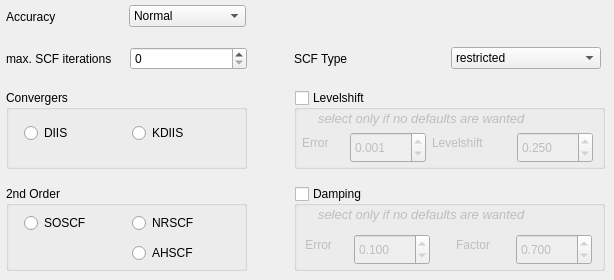
       <widget class="QWidget" name="scfPage">
        <widget class="QGroupBox" name="scfDampingGroup">
         <property name="geometry">
          <rect>
           <x>294</x>
           <y>186</y>
           <width>311</width>
           <height>85</height>
          </rect>
         </property>
         <property name="autoFillBackground">
          <bool>false</bool>
         </property>
         <property name="title">
          <string>Damping</string>
         </property>
         <property name="checkable">
          <bool>true</bool>
         </property>
         <property name="checked">
          <bool>false</bool>
         </property>
         <widget class="QDoubleSpinBox" name="scfDampFactorDSpin">
          <property name="geometry">
           <rect>
            <x>222</x>
            <y>48</y>
            <width>76</width>
            <height>31</height>
           </rect>
          </property>
          <property name="decimals">
           <number>3</number>
          </property>
          <property name="maximum">
           <double>0.980000000000000</double>
          </property>
          <property name="singleStep">
           <double>0.010000000000000</double>
          </property>
          <property name="value">
           <double>0.700000000000000</double>
          </property>
         </widget>
         <widget class="QDoubleSpinBox" name="scfDampErrorDSpin">
          <property name="geometry">
           <rect>
            <x>60</x>
            <y>48</y>
            <width>76</width>
            <height>31</height>
           </rect>
          </property>
          <property name="decimals">
           <number>3</number>
          </property>
          <property name="maximum">
           <double>0.980000000000000</double>
          </property>
          <property name="singleStep">
           <double>0.010000000000000</double>
          </property>
          <property name="value">
           <double>0.100000000000000</double>
          </property>
         </widget>
         <widget class="QLabel" name="label_36">
          <property name="geometry">
           <rect>
            <x>162</x>
            <y>48</y>
            <width>51</width>
            <height>21</height>
           </rect>
          </property>
          <property name="text">
           <string>Factor</string>
          </property>
         </widget>
         <widget class="QLabel" name="label_37">
          <property name="geometry">
           <rect>
            <x>8</x>
            <y>48</y>
            <width>49</width>
            <height>21</height>
           </rect>
          </property>
          <property name="text">
           <string> Error </string>
          </property>
         </widget>
         <widget class="QLabel" name="label_41">
          <property name="geometry">
           <rect>
            <x>24</x>
            <y>18</y>
            <width>280</width>
            <height>21</height>
           </rect>
          </property>
          <property name="text">
           <string>&lt;html&gt;&lt;head/&gt;&lt;body&gt;&lt;p&gt;&lt;span style=&quot; font-size:10pt; font-style:italic;&quot;&gt;select only if no defaults are wanted&lt;/span&gt;&lt;/p&gt;&lt;/body&gt;&lt;/html&gt;</string>
          </property>
         </widget>
        </widget>
        <widget class="QWidget" name="layoutWidget_4">
         <property name="geometry">
          <rect>
           <x>6</x>
           <y>0</y>
           <width>240</width>
           <height>33</height>
          </rect>
         </property>
         <layout class="QHBoxLayout" name="horizontalLayout_22">
          <item>
           <widget class="QLabel" name="label_38">
            <property name="text">
             <string>Accuracy</string>
            </property>
           </widget>
          </item>
          <item>
           <widget class="QComboBox" name="scfAccCombo">
            <item>
             <property name="text">
              <string>Normal</string>
             </property>
            </item>
            <item>
             <property name="text">
              <string>Tight SCF</string>
             </property>
            </item>
            <item>
             <property name="text">
              <string>Very Tight SCF</string>
             </property>
            </item>
            <item>
             <property name="text">
              <string>Extreme SCF</string>
             </property>
            </item>
           </widget>
          </item>
         </layout>
        </widget>
        <widget class="QGroupBox" name="scfConvergerGroupBox">
         <property name="geometry">
          <rect>
           <x>6</x>
           <y>90</y>
           <width>241</width>
           <height>79</height>
          </rect>
         </property>
         <property name="title">
          <string>Convergers</string>
         </property>
         <widget class="QRadioButton" name="scfDIISRadio">
          <property name="geometry">
           <rect>
            <x>18</x>
            <y>30</y>
            <width>62</width>
            <height>26</height>
           </rect>
          </property>
          <property name="text">
           <string>DIIS</string>
          </property>
         </widget>
         <widget class="QRadioButton" name="scfKDIISRadio">
          <property name="geometry">
           <rect>
            <x>126</x>
            <y>30</y>
            <width>73</width>
            <height>26</height>
           </rect>
          </property>
          <property name="text">
           <string>KDIIS</string>
          </property>
         </widget>
        </widget>
        <widget class="QGroupBox" name="scfLevelShiftGroup">
         <property name="geometry">
          <rect>
           <x>294</x>
           <y>90</y>
           <width>311</width>
           <height>79</height>
          </rect>
         </property>
         <property name="title">
          <string>Levelshift </string>
         </property>
         <property name="checkable">
          <bool>true</bool>
         </property>
         <property name="checked">
          <bool>false</bool>
         </property>
         <widget class="QDoubleSpinBox" name="scfLevelErrorDSpin">
          <property name="geometry">
           <rect>
            <x>56</x>
            <y>42</y>
            <width>76</width>
            <height>31</height>
           </rect>
          </property>
          <property name="decimals">
           <number>3</number>
          </property>
          <property name="maximum">
           <double>1.000000000000000</double>
          </property>
          <property name="singleStep">
           <double>0.001000000000000</double>
          </property>
          <property name="value">
           <double>0.001000000000000</double>
          </property>
         </widget>
         <widget class="QLabel" name="label_14">
          <property name="geometry">
           <rect>
            <x>8</x>
            <y>42</y>
            <width>42</width>
            <height>21</height>
           </rect>
          </property>
          <property name="text">
           <string>Error</string>
          </property>
         </widget>
         <widget class="QLabel" name="label_16">
          <property name="geometry">
           <rect>
            <x>138</x>
            <y>42</y>
            <width>79</width>
            <height>21</height>
           </rect>
          </property>
          <property name="text">
           <string>Levelshift</string>
          </property>
         </widget>
         <widget class="QLabel" name="label_39">
          <property name="geometry">
           <rect>
            <x>24</x>
            <y>18</y>
            <width>280</width>
            <height>21</height>
           </rect>
          </property>
          <property name="text">
           <string>&lt;html&gt;&lt;head/&gt;&lt;body&gt;&lt;p&gt;&lt;span style=&quot; font-size:10pt; font-style:italic;&quot;&gt;select only if no defaults are wanted&lt;/span&gt;&lt;/p&gt;&lt;/body&gt;&lt;/html&gt;</string>
          </property>
         </widget>
         <widget class="QDoubleSpinBox" name="scfLevelShiftDSpin">
          <property name="geometry">
           <rect>
            <x>223</x>
            <y>42</y>
            <width>76</width>
            <height>31</height>
           </rect>
          </property>
          <property name="decimals">
           <number>3</number>
          </property>
          <property name="maximum">
           <double>1.000000000000000</double>
          </property>
          <property name="singleStep">
           <double>0.010000000000000</double>
          </property>
          <property name="value">
           <double>0.250000000000000</double>
          </property>
         </widget>
        </widget>
        <widget class="QGroupBox" name="scf2ndOrderGroupBox">
         <property name="geometry">
          <rect>
           <x>6</x>
           <y>186</y>
           <width>241</width>
           <height>85</height>
          </rect>
         </property>
         <property name="title">
          <string>2nd Order</string>
         </property>
         <widget class="QRadioButton" name="scfSOSCFRadio">
          <property name="geometry">
           <rect>
            <x>18</x>
            <y>24</y>
            <width>83</width>
            <height>26</height>
           </rect>
          </property>
          <property name="text">
           <string>SOSCF</string>
          </property>
         </widget>
         <widget class="QRadioButton" name="scfNRSCFRadio">
          <property name="geometry">
           <rect>
            <x>126</x>
            <y>24</y>
            <width>84</width>
            <height>26</height>
           </rect>
          </property>
          <property name="text">
           <string>NRSCF</string>
          </property>
         </widget>
         <widget class="QRadioButton" name="scfAHSCFRadio">
          <property name="geometry">
           <rect>
            <x>126</x>
            <y>54</y>
            <width>84</width>
            <height>26</height>
           </rect>
          </property>
          <property name="text">
           <string>AHSCF</string>
          </property>
         </widget>
        </widget>
        <widget class="QWidget" name="layoutWidget_5">
         <property name="geometry">
          <rect>
           <x>6</x>
           <y>42</y>
           <width>241</width>
           <height>33</height>
          </rect>
         </property>
         <layout class="QHBoxLayout" name="horizontalLayout_23">
          <item>
           <widget class="QLabel" name="label_40">
            <property name="text">
             <string>max. SCF iterations</string>
            </property>
           </widget>
          </item>
          <item>
           <widget class="QSpinBox" name="scfMaxIterSpin">
            <property name="minimum">
             <number>0</number>
            </property>
            <property name="maximum">
             <number>999</number>
            </property>
           </widget>
          </item>
         </layout>
        </widget>
        <widget class="QWidget" name="layoutWidget">
         <property name="geometry">
          <rect>
           <x>294</x>
           <y>42</y>
           <width>307</width>
           <height>33</height>
          </rect>
         </property>
         <layout class="QHBoxLayout" name="horizontalLayout_7">
          <item>
           <widget class="QLabel" name="label_24">
            <property name="text">
             <string>SCF Type</string>
            </property>
           </widget>
          </item>
          <item>
           <widget class="QComboBox" name="scfTypeCombo">
            <property name="sizeAdjustPolicy">
             <enum>QComboBox::AdjustToContents</enum>
            </property>
            <item>
             <property name="text">
              <string>restricted</string>
             </property>
            </item>
            <item>
             <property name="text">
              <string>unrestricted</string>
             </property>
            </item>
            <item>
             <property name="text">
              <string>restricted open-shell</string>
             </property>
            </item>
           </widget>
          </item>
         </layout>
        </widget>
       </widget>
